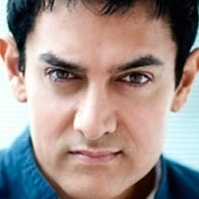
#> input picture dataset/faces/Aamir/face_101.jpg, 199 x 199 px; the run also reads 1 picture not shown here
$ python testing.py
#> lines starting #> are read from the running program, lines starting #| are printed output that depends on the picture
import os
import numpy as np
import cv2
from sklearn.model_selection import train_test_split
from sklearn.neural_network import MLPClassifier
from sklearn.metrics import accuracy_score, classification_report
import matplotlib.pyplot as plt


def load_images_as_vectors(folder_path, image_size=(100, 100)):
#> called with folder_path = 'dataset/faces', image_size = (100, 100)
    image_vectors = []
    image_labels = []
    label_to_name = {}

    for label, person_dir in enumerate(sorted(os.listdir(folder_path))):
        person_path = os.path.join(folder_path, person_dir)
        if not os.path.isdir(person_path):
            continue
        label_to_name[label] = person_dir  # Map label to folder name
        for image_name in os.listdir(person_path):
            img_path = os.path.join(person_path, image_name)
            img = cv2.imread(img_path, cv2.IMREAD_GRAYSCALE)
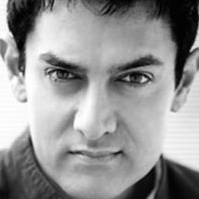
#> img: shape (199, 199); min 0, max 255, mean 148.1
            if img is None:
                continue
            img = cv2.resize(img, image_size)
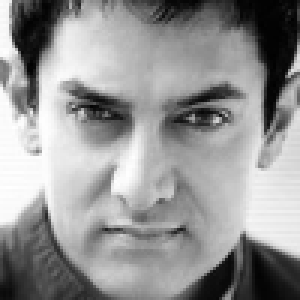
#> img: shape (100, 100) (shown 3 times larger); min 1, max 255, mean 148
            img_vector = img.flatten()
#> img_vector = 10000 values, max 255 at index 4204, min 1 at index 697, mean 148
            image_vectors.append(img_vector)
            image_labels.append(label)
#> pass 2 of the loop in load_images_as_vectors, `for label, person_dir in enumerate(sorted(os.listdir(folder_path))):`:
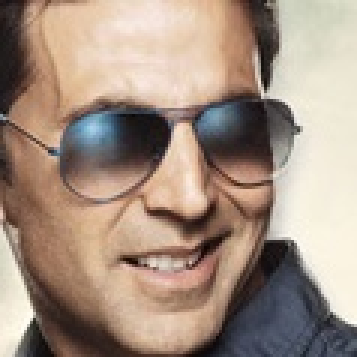
#> input picture dataset/faces/Akshay/face_12.jpg, 119 x 119 px (shown 3 times larger)
#> in load_images_as_vectors, `img = cv2.imread(img_path, cv2.IMREAD_GRAYSCALE)`:
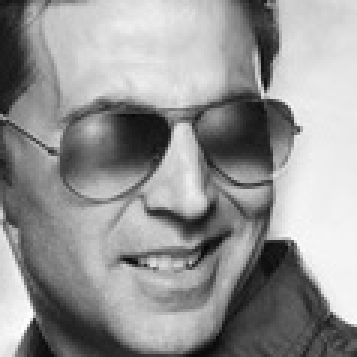
#> img: shape (119, 119) (shown 3 times larger); min 7, max 255, mean 148.9
#> in load_images_as_vectors, `img = cv2.resize(img, image_size)`:
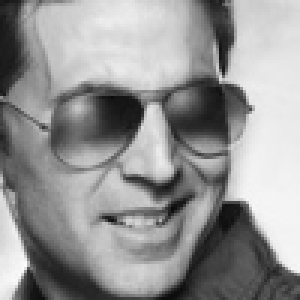
#> img: shape (100, 100) (shown 3 times larger); min 9, max 251, mean 148.8
#> img_vector = 10000 values, max 251 at index 8808, min 9 at index 6957, mean 148.8

    if len(image_vectors) == 0:
        raise ValueError("No images found! Check your dataset path and folder structure.")

    Face_Db = np.array(image_vectors).T  # shape: (mn, p)
    Labels = np.array(image_labels)      # shape: (p,)
    return Face_Db, Labels, label_to_name


def calculate_mean_face(Face_Db):
    mean_face = np.mean(Face_Db, axis=1).reshape(-1, 1)
    return mean_face


def mean_zero_faces(Face_Db, mean_face):
    Delta = Face_Db - mean_face
    return Delta


def calculate_surrogate_covariance(Delta):
    C = np.dot(Delta.T, Delta)
    return C


def eigen_decomposition(C):
    eigenvalues, eigenvectors = np.linalg.eigh(C)
    idx = np.argsort(eigenvalues)[::-1]
    sorted_eigenvalues = eigenvalues[idx]
    sorted_eigenvectors = eigenvectors[:, idx]
    return sorted_eigenvalues, sorted_eigenvectors


def get_top_k_eigenvectors(Delta, eigenvectors, k):
#> called with Delta = array of shape (10000, 4), eigenvectors = array of shape (4, 4), k = 50
    eigenfaces = np.dot(Delta, eigenvectors)
    for i in range(eigenfaces.shape[1]):
        eigenfaces[:, i] /= np.linalg.norm(eigenfaces[:, i])
    feature_vectors = eigenfaces[:, :k]
    return feature_vectors


def generate_eigenfaces(feature_vectors):
    return feature_vectors.T


def generate_signatures(eigenfaces, Delta):
    signatures = np.dot(eigenfaces, Delta)
    return signatures


def train_ann(signatures, Labels):
    X = signatures.T
    y = Labels
    X_train, X_test, y_train, y_test = train_test_split(X, y, test_size=0.4, random_state=42)

    model = MLPClassifier(hidden_layer_sizes=(100,), max_iter=500, random_state=42)
    model.fit(X_train, y_train)

    y_pred = model.predict(X_test)
    print("\n📊 Accuracy:", accuracy_score(y_test, y_pred))
    print("\n🔍 Classification Report:\n", classification_report(y_test, y_pred))
    return model

# Testing Functions

def preprocess_and_project_test_image(test_img_path, mean_face, eigenfaces, image_size=(100, 100)):
#> called with test_img_path = 'dataset/faces/Akshay/face_12.jpg', mean_face = array of shape (10000, 1), eigenfaces = array of shape (4, 10000), image_size = (100, 100)
    test_img = cv2.imread(test_img_path, cv2.IMREAD_GRAYSCALE)
    test_img = cv2.resize(test_img, image_size)
    test_vector = test_img.flatten().reshape(-1, 1)
#> test_vector has the same summary as img_vector in load_images_as_vectors
    test_mean_zero = test_vector - mean_face
    omega = np.dot(eigenfaces, test_mean_zero)
    return omega.T

def predict_test_image(test_img_path, mean_face, eigenfaces, model):
    test_signature = preprocess_and_project_test_image(test_img_path, mean_face, eigenfaces)
    predicted_label = model.predict(test_signature)[0]
    return predicted_label

def evaluate_accuracy_with_different_k(Face_Db, Labels, mean_face, k_values):
    accuracies = []
    for k in k_values:
        Delta = mean_zero_faces(Face_Db, mean_face)
        C = calculate_surrogate_covariance(Delta)
        eigenvalues, eigenvectors = eigen_decomposition(C)
        feature_vectors = get_top_k_eigenvectors(Delta, eigenvectors, k)
        eigenfaces = generate_eigenfaces(feature_vectors)
        signatures = generate_signatures(eigenfaces, Delta)

        X = signatures.T
        y = Labels
        X_train, X_test, y_train, y_test = train_test_split(X, y, test_size=0.4, random_state=42)

        model = MLPClassifier(hidden_layer_sizes=(100,), max_iter=500, random_state=42)
        model.fit(X_train, y_train)
        y_pred = model.predict(X_test)

        acc = accuracy_score(y_test, y_pred)
        accuracies.append(acc)
        print(f"k = {k} ➜ Accuracy = {acc:.4f}")

    plt.plot(k_values, accuracies, marker='o', linestyle='--', color='blue')
    plt.title("Accuracy vs. k (Number of Eigenfaces)")
    plt.xlabel("Number of Eigenfaces (k)")
    plt.ylabel("Accuracy")
    plt.grid(True)
    plt.show()
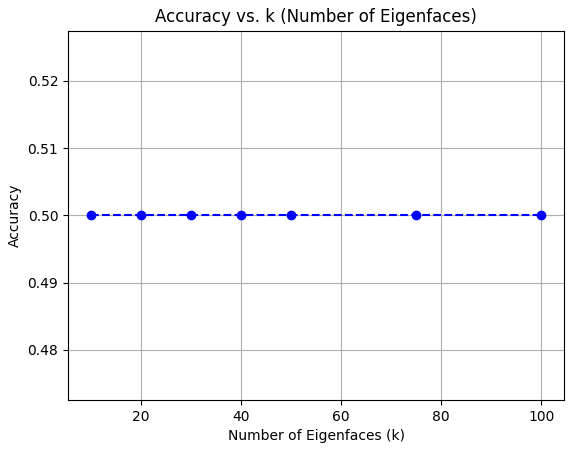
#> figure drawn by matplotlib, 1 panel

# Main Execution
if __name__ == "__main__":
    folder = "dataset/faces"

    print("🔄 Loading and processing images...")
    Face_Db, Labels, label_to_name = load_images_as_vectors(folder)

    print("📐 Calculating mean face and centering data...")
    mean_face = calculate_mean_face(Face_Db)
    Delta = mean_zero_faces(Face_Db, mean_face)

    print("📊 Calculating surrogate covariance...")
    C = calculate_surrogate_covariance(Delta)

    print("🔍 Performing eigen decomposition...")
    eigenvalues, eigenvectors = eigen_decomposition(C)

    k = 50
    print(f"📈 Selecting top {k} eigenvectors...")
    feature_vectors = get_top_k_eigenvectors(Delta, eigenvectors, k)

    print("🧠 Generating eigenfaces...")
    eigenfaces = generate_eigenfaces(feature_vectors)

    print("🧬 Creating face signatures...")
    signatures = generate_signatures(eigenfaces, Delta)

    print("🤖 Training ANN model...")
    model = train_ann(signatures, Labels)


    print("\n🔬 Testing with a single image...")
    test_img_path = "dataset/faces/Akshay/face_12.jpg"
    predicted = predict_test_image(test_img_path, mean_face, eigenfaces, model)
    print(f"Predicted Class: {predicted}")
    predicted_name = label_to_name.get(predicted, "Unknown")
    print(f"Predicted Class: {predicted} ➜ Person: {predicted_name}")


    k_values = [10, 20, 30, 40, 50, 75, 100]
    evaluate_accuracy_with_different_k(Face_Db, Labels, mean_face, k_values)
